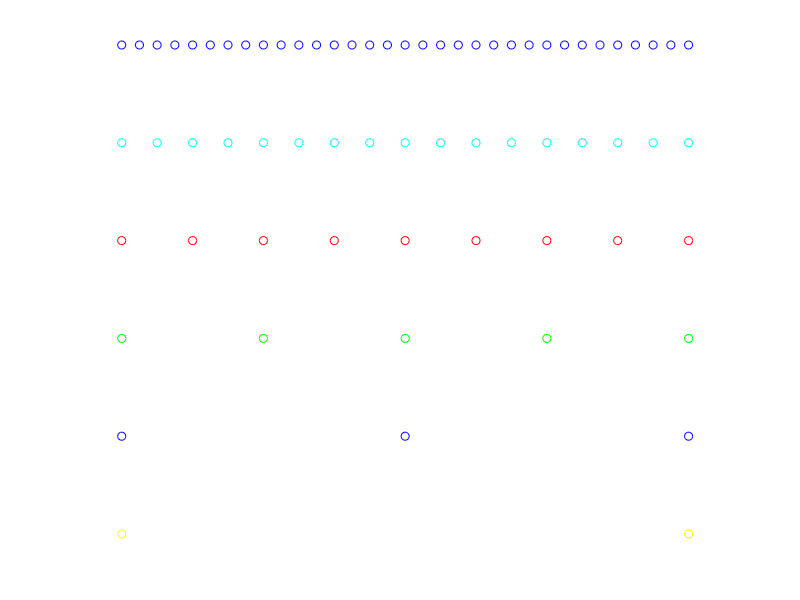
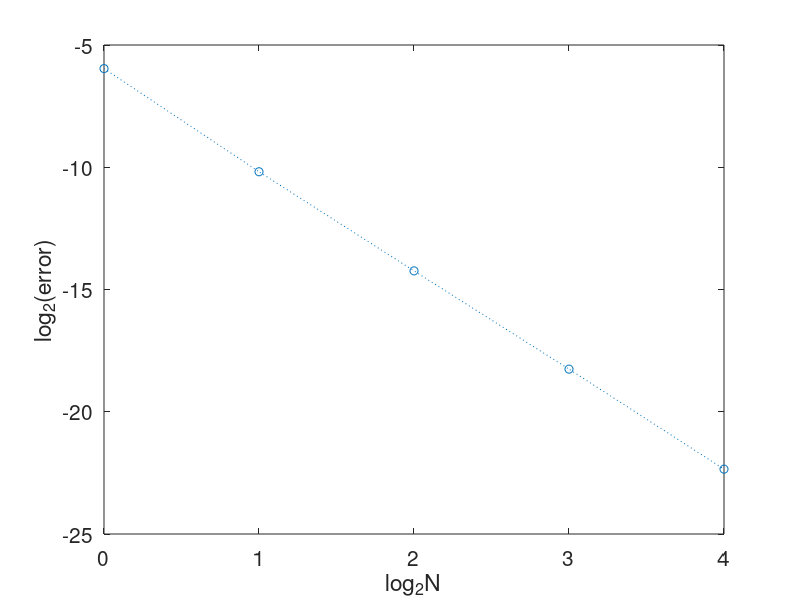
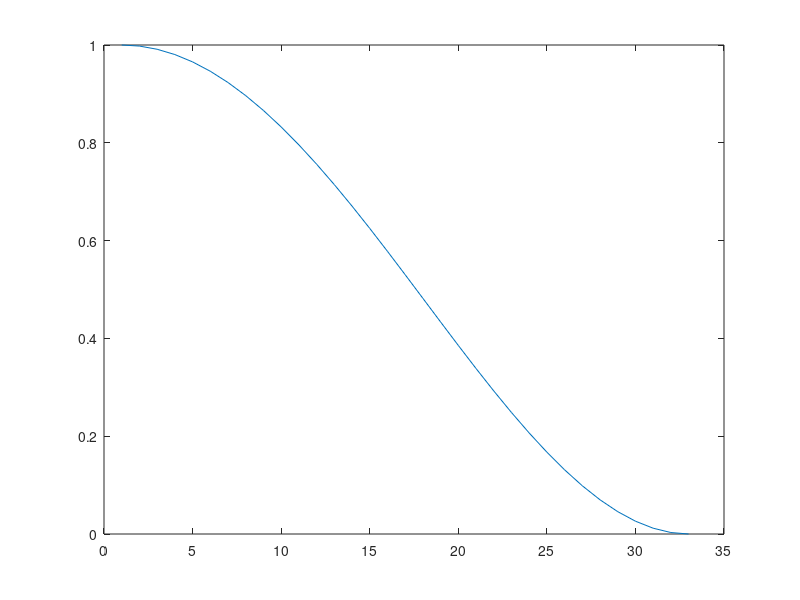

MATLAB code to generate these figures, in order:
close all
clear all

%==========================================
% FDLIB
%
% Copyright by C. Pozrikidis, 1999
% All rights reserved.
%
% This program is to be used only under the
% stipulations of the licensing agreement
%==========================================

%======================================
% Integration of a function from a to b
% by the trapezoidal rule
%======================================

%---
% prepare
%---

p = 8;
p = 5;

Nmax = 2^p;

%---
% choose the integral
%---

icase = 13;
icase = 12;
icase = 0;
icase = 11;
icase = 21;
icase = 31;
icase = 72;
icase = 81;

%---
% integration limits
%---

a = 0.0;
b = 1.0;

if(icase==10)
 a = 0.0;
 b = 2*pi;
elseif(icase==11)
 a = 0.0001;
 b = 10.00000;
elseif(icase==12)
 a = 0.0001;
 b = 500.00000;
elseif(icase==13)
 a = 0.0001;
 b = 7.00000;
elseif(icase==21)
 a = 0.0001;
 b = 9.00000;
elseif(icase==31)
 a = 0.0;
 b = 1.30000;
 L = b-a;
elseif(icase==72)
 a = 0.0;
 b = pi;
 alpha = 1.5;
 p72 = 1;
 q72 = 1;
elseif(icase==81)
 a = 0.0;
 b = 1;
end

%---
% base points and function values
%---

h = (b-a)/Nmax;

for i=1:Nmax+1

 x = a+(i-1.0)*h;

 f(i) = cos(pi*x);
 f(i) = exp(-x*x);
 f(i) = exp(-cos(0.5*pi*x)^8);
 f(i) = cos(2*pi*x);
 f(i) = sin(2*pi*x);
 f(i) = x;

 if(icase==10)
  c = 1.4;
  f(i) = (1-c*cos(x))/(1+c^2-2*c*cos(x));
 elseif(icase==11)
  alpha = 1.98;
  f(i) = 4.0*(exp(-x^2)-1.0+x^2)/x^(1+alpha);
 elseif(icase==12)
  alpha = 0.5;
  f(i) = (1-cos(x))/x^(1.0+alpha);
 elseif(icase==13)
  alpha = 1.9;
  f(i) = 2.0*x*exp(-x^2)/x^alpha;
 elseif(icase==21)
  alpha = 1.99;
  q = 1.2;
  f(i) = 2.0*(    exp(-(q-x)^2) ...
             -2.0*exp(-q^2) ...
             +    exp(-(q+x)^2) ...
              +2.0*(1.0-2.0*q^2)*exp(-q^2)*x^2 )/x^(1.0+alpha);
 elseif(icase==31)
  f(i) = exp(-sin(2*pi*x/L)^2);
 elseif(icase==72)
% f(i) = sin(0.5*x)^alpha*sin(p72*x)*sin(q72*x);
  f(i) = 0.5*sin(0.5*x)^alpha*cos(abs(p72-q72)*x);
 elseif(icase==81)
  f(i) = (1-x^2)*cos(0.5*pi*x);
 end

end

%---
% display
%---

figure(1)
hold on;
axis off

%~~~
for j=0:p
%~~~

 N = 2^j;
 fc = Nmax/N;
 h = (b-a)/N;

 pltx(1) = 1;
 plty(1) = 0.1*j;
 if(j==0) plot(pltx,plty,'yo'); end;
 if(j==1) plot(pltx,plty,'bo'); end;
 if(j==2) plot(pltx,plty,'go'); end;
 if(j==3) plot(pltx,plty,'ro'); end;
 if(j==4) plot(pltx,plty,'co'); end;
 if(j==5) plot(pltx,plty,'bo'); end;
 if(j==6) plot(pltx,plty,'ko'); end;

 trapz = 0.5*f(1);

 if(j>0)
  for i=2:N
    k = 1+(i-1)*fc;
    trapz = trapz + f(k);
    pltx(1) = k;
    if(j==1) plot(pltx,plty,'bo'); end;
    if(j==2) plot(pltx,plty,'go'); end;
    if(j==3) plot(pltx,plty,'ro'); end;
    if(j==4) plot(pltx,plty,'co'); end;
    if(j==5) plot(pltx,plty,'bo'); end;
    if(j==6) plot(pltx,plty,'ko'); end;
  end
 end

 trapz = trapz + 0.5*f(Nmax+1);
 trapz = trapz*h;

 if(icase==11)
%   trapz = trapz - 4/(2.0-alpha) * (b^(2.0-alpha)-a^(2.0-alpha));
    trapz = trapz - 4/(2.0-alpha) * (b^(2.0-alpha)-0.0);
    alc = 1.0-alpha;
    trapz = alpha*trapz/(4*gamma(alc)*sin(alc*pi/2));
 end

 if(icase==21)
    trapz = trapz - 4.0*(1.0-2.0*q^2)*exp(-q^2)/(2.0-alpha) * (b^(2.0-alpha)-0.0);
    alc = 1.0-alpha;
    trapz = alpha*trapz/(4*gamma(alc)*sin(alc*pi/2));
 end

 if(icase==31)
    trapz = 2.0*trapz/L;
 end

 Itrap(j+1) = trapz;
 xtrap(j+1) = j;

 pltx(1) = Nmax+1;
 if(j==0) plot(pltx,plty,'yo'); end;
 if(j==1) plot(pltx,plty,'bo'); end;
 if(j==2) plot(pltx,plty,'go'); end;
 if(j==3) plot(pltx,plty,'ro'); end;
 if(j==4) plot(pltx,plty,'co'); end;
 if(j==5) plot(pltx,plty,'bo'); end;
 if(j==6) plot(pltx,plty,'ko'); end;

%~~~
end
%~~~

Itrap'

figure(2)
hold on;
xlabel('log_2N','fontsize',15)
ylabel('log_2(error)','fontsize',15)
set(gca,'fontsize',15)
plot(xtrap(1:p),log2(abs(Itrap(1:p)-Itrap(p+1))),'o:')
box on

figure(3)
plot(f)

if(icase==72)
 n=abs(p72-q72);
 exact = -gamma(-alpha/2+n)*gamma(alpha+1)*sin(0.5*alpha*pi)/gamma(1+alpha/2+n);
 exact = exact/2^(alpha+1);
 exact
end
